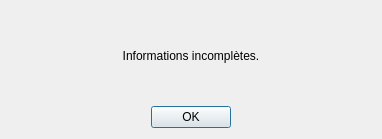
<?xml version="1.0" encoding="UTF-8"?>
<ui version="4.0">
 <class>Dialog</class>
 <widget class="QDialog" name="Dialog">
  <property name="geometry">
   <rect>
    <x>0</x>
    <y>0</y>
    <width>382</width>
    <height>139</height>
   </rect>
  </property>
  <property name="windowTitle">
   <string>Info</string>
  </property>
  <layout class="QVBoxLayout" name="verticalLayout">
   <item>
    <widget class="QLabel" name="content">
     <property name="text">
      <string>Informations incomplètes.</string>
     </property>
     <property name="alignment">
      <set>Qt::AlignCenter</set>
     </property>
    </widget>
   </item>
   <item>
    <layout class="QHBoxLayout" name="horizontalLayout">
     <item>
      <spacer name="horizontalSpacer">
       <property name="orientation">
        <enum>Qt::Horizontal</enum>
       </property>
       <property name="sizeHint" stdset="0">
        <size>
         <width>40</width>
         <height>20</height>
        </size>
       </property>
      </spacer>
     </item>
     <item>
      <widget class="QPushButton" name="btn_ok">
       <property name="text">
        <string>OK</string>
       </property>
      </widget>
     </item>
     <item>
      <spacer name="horizontalSpacer_2">
       <property name="orientation">
        <enum>Qt::Horizontal</enum>
       </property>
       <property name="sizeHint" stdset="0">
        <size>
         <width>40</width>
         <height>20</height>
        </size>
       </property>
      </spacer>
     </item>
    </layout>
   </item>
  </layout>
 </widget>
 <resources/>
 <connections/>
</ui>
